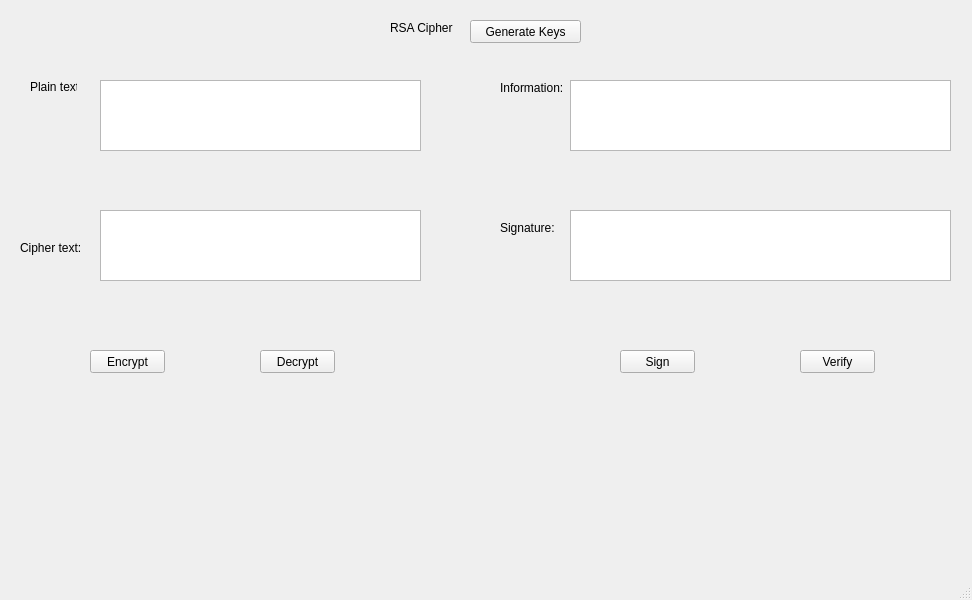
<?xml version="1.0" encoding="UTF-8"?>
<ui version="4.0">
 <class>MainWindow</class>
 <widget class="QMainWindow" name="MainWindow">
  <property name="geometry">
   <rect>
    <x>0</x>
    <y>0</y>
    <width>972</width>
    <height>600</height>
   </rect>
  </property>
  <property name="windowTitle">
   <string>MainWindow</string>
  </property>
  <widget class="QWidget" name="centralwidget">
   <widget class="QLabel" name="label">
    <property name="geometry">
     <rect>
      <x>390</x>
      <y>20</y>
      <width>101</width>
      <height>16</height>
     </rect>
    </property>
    <property name="text">
     <string>RSA Cipher</string>
    </property>
   </widget>
   <widget class="QLabel" name="label_2">
    <property name="geometry">
     <rect>
      <x>30</x>
      <y>80</y>
      <width>47</width>
      <height>13</height>
     </rect>
    </property>
    <property name="text">
     <string>Plain text:</string>
    </property>
   </widget>
   <widget class="QLabel" name="label_3">
    <property name="geometry">
     <rect>
      <x>20</x>
      <y>240</y>
      <width>81</width>
      <height>16</height>
     </rect>
    </property>
    <property name="text">
     <string>Cipher text:</string>
    </property>
   </widget>
   <widget class="QLabel" name="label_4">
    <property name="geometry">
     <rect>
      <x>500</x>
      <y>80</y>
      <width>71</width>
      <height>16</height>
     </rect>
    </property>
    <property name="text">
     <string>Information:</string>
    </property>
   </widget>
   <widget class="QLabel" name="label_5">
    <property name="geometry">
     <rect>
      <x>500</x>
      <y>220</y>
      <width>71</width>
      <height>16</height>
     </rect>
    </property>
    <property name="text">
     <string>Signature:</string>
    </property>
   </widget>
   <widget class="QPushButton" name="generatekeysbtn">
    <property name="geometry">
     <rect>
      <x>470</x>
      <y>20</y>
      <width>111</width>
      <height>23</height>
     </rect>
    </property>
    <property name="text">
     <string>Generate Keys</string>
    </property>
   </widget>
   <widget class="QTextEdit" name="plaintext">
    <property name="geometry">
     <rect>
      <x>100</x>
      <y>80</y>
      <width>321</width>
      <height>71</height>
     </rect>
    </property>
   </widget>
   <widget class="QTextEdit" name="ciphertext">
    <property name="geometry">
     <rect>
      <x>100</x>
      <y>210</y>
      <width>321</width>
      <height>71</height>
     </rect>
    </property>
   </widget>
   <widget class="QTextEdit" name="informationtext">
    <property name="geometry">
     <rect>
      <x>570</x>
      <y>80</y>
      <width>381</width>
      <height>71</height>
     </rect>
    </property>
   </widget>
   <widget class="QTextEdit" name="signaturetxt">
    <property name="geometry">
     <rect>
      <x>570</x>
      <y>210</y>
      <width>381</width>
      <height>71</height>
     </rect>
    </property>
   </widget>
   <widget class="QPushButton" name="encryptbtn">
    <property name="geometry">
     <rect>
      <x>90</x>
      <y>350</y>
      <width>75</width>
      <height>23</height>
     </rect>
    </property>
    <property name="text">
     <string>Encrypt</string>
    </property>
   </widget>
   <widget class="QPushButton" name="decryptbtn">
    <property name="geometry">
     <rect>
      <x>260</x>
      <y>350</y>
      <width>75</width>
      <height>23</height>
     </rect>
    </property>
    <property name="text">
     <string>Decrypt</string>
    </property>
   </widget>
   <widget class="QPushButton" name="signbtn">
    <property name="geometry">
     <rect>
      <x>620</x>
      <y>350</y>
      <width>75</width>
      <height>23</height>
     </rect>
    </property>
    <property name="text">
     <string>Sign</string>
    </property>
   </widget>
   <widget class="QPushButton" name="verifybtn">
    <property name="geometry">
     <rect>
      <x>800</x>
      <y>350</y>
      <width>75</width>
      <height>23</height>
     </rect>
    </property>
    <property name="text">
     <string>Verify</string>
    </property>
   </widget>
  </widget>
  <widget class="QMenuBar" name="menubar">
   <property name="geometry">
    <rect>
     <x>0</x>
     <y>0</y>
     <width>972</width>
     <height>21</height>
    </rect>
   </property>
  </widget>
  <widget class="QStatusBar" name="statusbar"/>
 </widget>
 <resources/>
 <connections/>
</ui>
